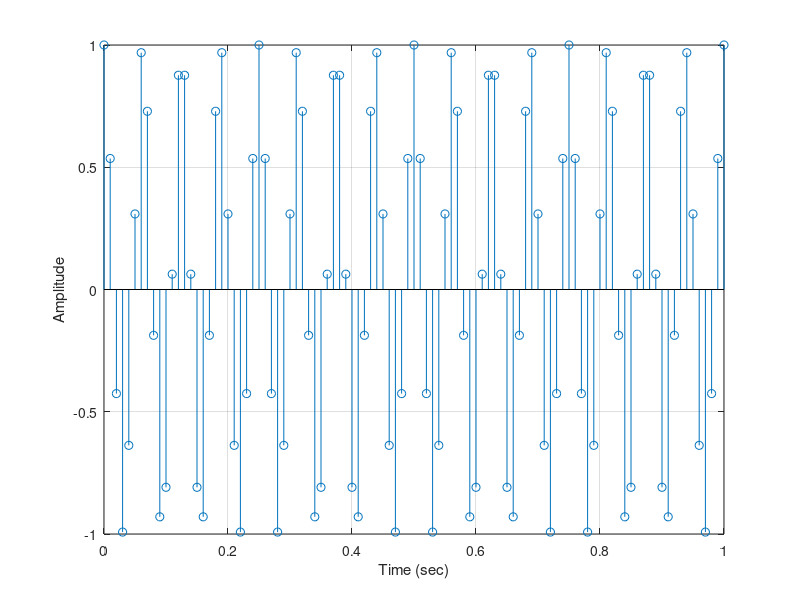

MATLAB code for this plot:
clc;
clear all;
close all;

sampleRate = 100;
samplePeriod = 1/sampleRate;
signalFreq = 16;
nT = 0:samplePeriod:1;
signal = cos(2*pi*signalFreq*nT);
stem(nT, signal)


nbits = 2 % 8 qantization levels
qLevels = 2^nbits 
signalMin = -1  
signalMax = 1  
scalingFactor = (signalMax-signalMin)/qLevels
signal = signal / scalingFactor 
signal = round(signal)
signal = signal * scalingFactor

%figure
%stem(nT, signal)
grid on
xlabel('Time (sec)')
ylabel('Amplitude')